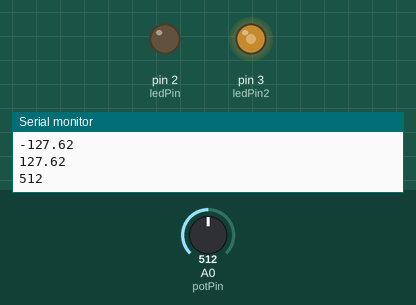
Simulated run of this sketch. Board: Arduino Uno, built with avr-gcc and run on an emulated ATmega328P. On the bench: output pins drawn as LEDs (lit = HIGH), the last lines printed to the serial monitor. The test bench sets the inputs (shaded band); at power-on: A0 (potPin) = 512.

Above: at 1.2 s.
1.3 s: A0 (potPin) set to 716
At 2.5 s:
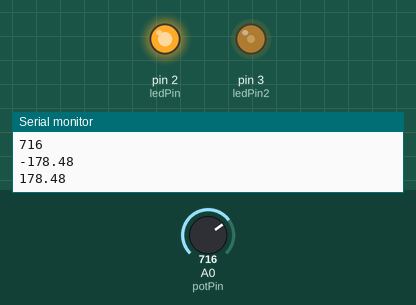
2.8 s: A0 (potPin) set to 900
At 4.0 s:
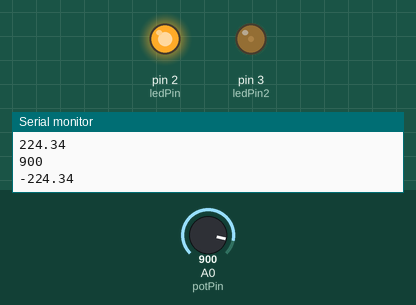
4.3 s: A0 (potPin) set to 122
At 4.6 s:
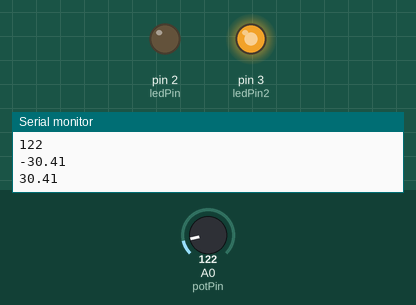
5.8 s: A0 (potPin) set to 0
At 6.7 s:
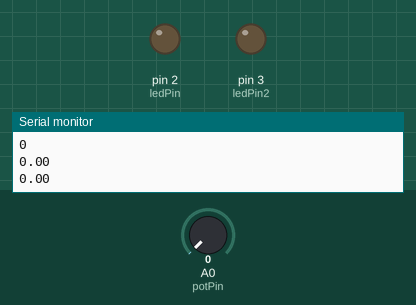
7.3 s: A0 (potPin) set to 511
At 8.6 s:
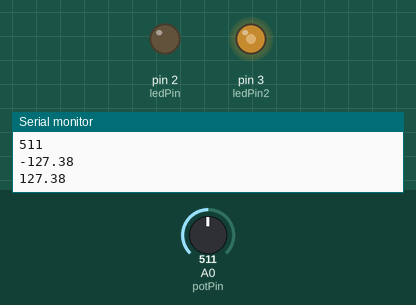
Timing chart, 0 to 9.8 s (numbered marks = the images above; inputs shaded):
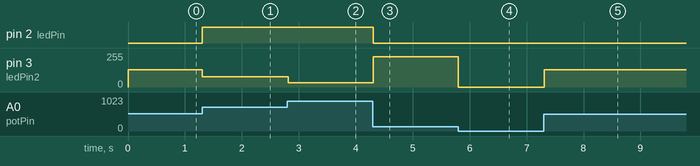

Measured:
- after the input at 1.3 s, pin 2 (ledPin): LOW → HIGH at once; pin 3 (ledPin2): 129/255 → 78/255 at once
- after the input at 2.8 s, pin 3 (ledPin2): 78/255 → 32/255 at once
- after the input at 4.3 s, pin 2 (ledPin): HIGH → LOW at once; pin 3 (ledPin2): 32/255 → 226/255 at once
- after the input at 5.8 s, pin 3 (ledPin2): 226/255 → 0/255 at once
- after the input at 7.3 s, pin 3 (ledPin2): 0/255 → 129/255 at once

The sketch:

Polar_Dimmable_LED_Project.ino
```cpp
int potPin = A0;
int ledPin = 2;
int ledPin2 = 3;
int potVal;
float ledVal;
float ledVal2;

void setup() {
  // put your setup code here, to run once:
Serial.begin(9600);
pinMode(potPin,INPUT);
pinMode(ledPin,OUTPUT);
pinMode(ledPin2,OUTPUT);
}

void loop() {
  // put your main code here, to run repeatedly:
potVal=analogRead(potPin);
ledVal=(255./1023.)*potVal;
ledVal2=(-(255./1023))*potVal;
analogWrite(ledPin,ledVal);
analogWrite(ledPin2,ledVal2);
Serial.println(ledVal);
Serial.println(potVal);
Serial.println(ledVal2);
}
```
